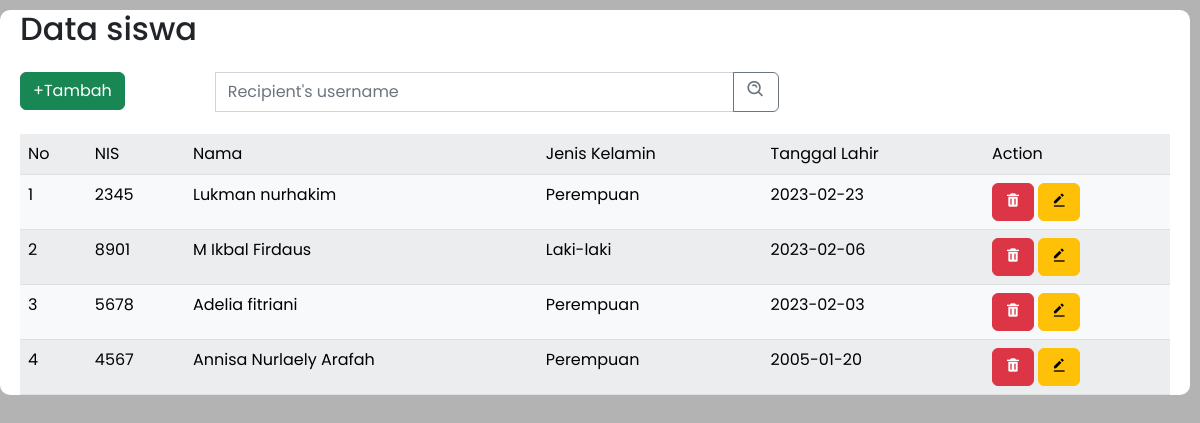
The app's page /admin/siswa.php with its own data.
### tables this page shows
CREATE TABLE `siswa` (
  `id` int(11) NOT NULL,
  `nis` varchar(11) NOT NULL,
  `nama` varchar(45) NOT NULL,
  `jenis_kelamin` enum('Laki-laki','Perempuan') NOT NULL,
  `tanggal_lahir` date NOT NULL
);

### admin/siswa.php (the view, shortened to what this page needs)
<?php
include "../bot.php";
include "../koneksi.php";
?>
<link rel="stylesheet" href="../patch/style.css">
<section id="data-siswa">
<div class="table-data">
<h2>Data siswa</h2>
<div class="row py-3">
    <div class="col-2">
    <a href="index.php?page=tambah_data"><button type="button" class="btn btn-success mb-2">+Tambah</button> </a>
    </div>
    <div class="col-6">
    <form action="" class="acion">
    <div class="input-group">
        <input type="text" name="search" class="form-control" placeholder="Recipient's username" aria-label="Recipient's username" aria-describedby="button-addon2">
        <button class="btn btn-outline-secondary" type="submit" name="cari" id="button-addon2"><i class='bx bx-search-alt fs-5'></i></button>
    </div>
    </form>
    </div>
</div>
<table class="table table-light table-striped py-5">
    <tr>
        <td>No</td>
        <td>NIS</td>
        <td>Nama</td>
        <td>Jenis Kelamin</td>
        <td>Tanggal Lahir</td>
        <td>Action</td>
    </tr>
    <?php
    if(isset($_GET['search'])){
        $nama = $_GET['search'];
        $query = "SELECT * FROM siswa where nama like '%$nama%'";
        $result= $conn->query($query);
    }else {
        $query = "SELECT * FROM siswa";
        $result= $conn->query($query);
    }
    $no= 1;
    while ($data = $result->fetch_assoc()){
    ?>
        <tr>
            <td><?php echo $no++;?></td>
            <td><?php echo $data["nis"] ?></td>
            <td><?php echo $data["nama"] ?></td>
            <td><?php echo $data["jenis_kelamin"] ?></td>
            <td><?php echo $data["tanggal_lahir"] ?></td>
            <td>
            <button type="button" class="btn btn-danger" data-bs-toggle="modal" data-bs-target="#deleteModal">
            <i class='bx bxs-trash'></i>
            </button>
            <a href="index.php?page=edit&nis=<?php echo $data['nis']?>"><button type="button" class="btn btn-warning"><i class='bx bxs-edit-alt'></i></button></a></td>
        </tr>
    <?php
    }
    ?>
</table>
</div>
</section>
<?php
include "../footer.php";
?>

### patch/style.css (style rules this page uses)
* { font-family: 'poppins', sans-serif; margin: 0; padding: 0; box-sizing: border-box; }
body { background-color: #b3b3b3; font-family: 'poppins',sans-serif; }
html { overflow: hidden; }
#data-siswa { background-color: white; margin-top: 10px; margin-right: 10px; border-radius: 10px; }
.table-data { margin-right: 20px; margin-left: 20px; }
.table { border-radius: 10px; }

### records on screen
siswa: nis "2345", nama "Lukman nurhakim", jenis_kelamin "Perempuan", tanggal_lahir "2023-02-23"
siswa: nis "8901", nama "M Ikbal Firdaus", jenis_kelamin "Laki-laki", tanggal_lahir "2023-02-06"
siswa: nis "5678", nama "Adelia fitriani", jenis_kelamin "Perempuan", tanggal_lahir "2023-02-03"
siswa: nis "4567", nama "Annisa Nurlaely Arafah", jenis_kelamin "Perempuan", tanggal_lahir "2005-01-20"
